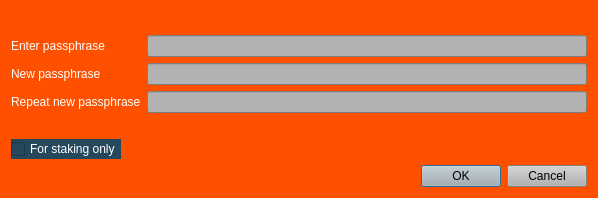
<?xml version="1.0" encoding="UTF-8"?>
<ui version="4.0">
 <class>AskPassphraseDialog</class>
 <widget class="QDialog" name="AskPassphraseDialog">
  <property name="geometry">
   <rect>
    <x>0</x>
    <y>0</y>
    <width>598</width>
    <height>198</height>
   </rect>
  </property>
  <property name="sizePolicy">
   <sizepolicy hsizetype="Preferred" vsizetype="Minimum">
    <horstretch>0</horstretch>
    <verstretch>0</verstretch>
   </sizepolicy>
  </property>
  <property name="minimumSize">
   <size>
    <width>550</width>
    <height>0</height>
   </size>
  </property>
  <property name="palette">
   <palette>
    <active>
     <colorrole role="WindowText">
      <brush brushstyle="SolidPattern">
       <color alpha="255">
        <red>255</red>
        <green>255</green>
        <blue>255</blue>
       </color>
      </brush>
     </colorrole>
     <colorrole role="Button">
      <brush brushstyle="SolidPattern">
       <color alpha="255">
        <red>255</red>
        <green>255</green>
        <blue>255</blue>
       </color>
      </brush>
     </colorrole>
     <colorrole role="Light">
      <brush brushstyle="SolidPattern">
       <color alpha="255">
        <red>207</red>
        <green>207</green>
        <blue>207</blue>
       </color>
      </brush>
     </colorrole>
     <colorrole role="Midlight">
      <brush brushstyle="SolidPattern">
       <color alpha="255">
        <red>172</red>
        <green>172</green>
        <blue>172</blue>
       </color>
      </brush>
     </colorrole>
     <colorrole role="Dark">
      <brush brushstyle="SolidPattern">
       <color alpha="255">
        <red>69</red>
        <green>69</green>
        <blue>69</blue>
       </color>
      </brush>
     </colorrole>
     <colorrole role="Mid">
      <brush brushstyle="SolidPattern">
       <color alpha="255">
        <red>92</red>
        <green>92</green>
        <blue>92</blue>
       </color>
      </brush>
     </colorrole>
     <colorrole role="Text">
      <brush brushstyle="SolidPattern">
       <color alpha="255">
        <red>255</red>
        <green>255</green>
        <blue>255</blue>
       </color>
      </brush>
     </colorrole>
     <colorrole role="BrightText">
      <brush brushstyle="SolidPattern">
       <color alpha="255">
        <red>255</red>
        <green>255</green>
        <blue>255</blue>
       </color>
      </brush>
     </colorrole>
     <colorrole role="ButtonText">
      <brush brushstyle="SolidPattern">
       <color alpha="255">
        <red>0</red>
        <green>0</green>
        <blue>0</blue>
       </color>
      </brush>
     </colorrole>
     <colorrole role="Base">
      <brush brushstyle="SolidPattern">
       <color alpha="255">
        <red>255</red>
        <green>80</green>
        <blue>0</blue>
       </color>
      </brush>
     </colorrole>
     <colorrole role="Window">
      <brush brushstyle="SolidPattern">
       <color alpha="255">
        <red>255</red>
        <green>80</green>
        <blue>0</blue>
       </color>
      </brush>
     </colorrole>
     <colorrole role="Shadow">
      <brush brushstyle="SolidPattern">
       <color alpha="255">
        <red>0</red>
        <green>0</green>
        <blue>0</blue>
       </color>
      </brush>
     </colorrole>
     <colorrole role="AlternateBase">
      <brush brushstyle="SolidPattern">
       <color alpha="255">
        <red>255</red>
        <green>80</green>
        <blue>0</blue>
       </color>
      </brush>
     </colorrole>
     <colorrole role="NoRole">
      <brush brushstyle="SolidPattern">
       <color alpha="255">
        <red>255</red>
        <green>80</green>
        <blue>0</blue>
       </color>
      </brush>
     </colorrole>
     <colorrole role="ToolTipBase">
      <brush brushstyle="SolidPattern">
       <color alpha="255">
        <red>255</red>
        <green>80</green>
        <blue>0</blue>
       </color>
      </brush>
     </colorrole>
     <colorrole role="ToolTipText">
      <brush brushstyle="SolidPattern">
       <color alpha="255">
        <red>255</red>
        <green>255</green>
        <blue>255</blue>
       </color>
      </brush>
     </colorrole>
    </active>
    <inactive>
     <colorrole role="WindowText">
      <brush brushstyle="SolidPattern">
       <color alpha="255">
        <red>255</red>
        <green>255</green>
        <blue>255</blue>
       </color>
      </brush>
     </colorrole>
     <colorrole role="Button">
      <brush brushstyle="SolidPattern">
       <color alpha="255">
        <red>255</red>
        <green>255</green>
        <blue>255</blue>
       </color>
      </brush>
     </colorrole>
     <colorrole role="Light">
      <brush brushstyle="SolidPattern">
       <color alpha="255">
        <red>207</red>
        <green>207</green>
        <blue>207</blue>
       </color>
      </brush>
     </colorrole>
     <colorrole role="Midlight">
      <brush brushstyle="SolidPattern">
       <color alpha="255">
        <red>172</red>
        <green>172</green>
        <blue>172</blue>
       </color>
      </brush>
     </colorrole>
     <colorrole role="Dark">
      <brush brushstyle="SolidPattern">
       <color alpha="255">
        <red>69</red>
        <green>69</green>
        <blue>69</blue>
       </color>
      </brush>
     </colorrole>
     <colorrole role="Mid">
      <brush brushstyle="SolidPattern">
       <color alpha="255">
        <red>92</red>
        <green>92</green>
        <blue>92</blue>
       </color>
      </brush>
     </colorrole>
     <colorrole role="Text">
      <brush brushstyle="SolidPattern">
       <color alpha="255">
        <red>255</red>
        <green>255</green>
        <blue>255</blue>
       </color>
      </brush>
     </colorrole>
     <colorrole role="BrightText">
      <brush brushstyle="SolidPattern">
       <color alpha="255">
        <red>255</red>
        <green>255</green>
        <blue>255</blue>
       </color>
      </brush>
     </colorrole>
     <colorrole role="ButtonText">
      <brush brushstyle="SolidPattern">
       <color alpha="255">
        <red>0</red>
        <green>0</green>
        <blue>0</blue>
       </color>
      </brush>
     </colorrole>
     <colorrole role="Base">
      <brush brushstyle="SolidPattern">
       <color alpha="255">
        <red>255</red>
        <green>80</green>
        <blue>0</blue>
       </color>
      </brush>
     </colorrole>
     <colorrole role="Window">
      <brush brushstyle="SolidPattern">
       <color alpha="255">
        <red>255</red>
        <green>80</green>
        <blue>0</blue>
       </color>
      </brush>
     </colorrole>
     <colorrole role="Shadow">
      <brush brushstyle="SolidPattern">
       <color alpha="255">
        <red>0</red>
        <green>0</green>
        <blue>0</blue>
       </color>
      </brush>
     </colorrole>
     <colorrole role="AlternateBase">
      <brush brushstyle="SolidPattern">
       <color alpha="255">
        <red>255</red>
        <green>80</green>
        <blue>0</blue>
       </color>
      </brush>
     </colorrole>
     <colorrole role="NoRole">
      <brush brushstyle="SolidPattern">
       <color alpha="255">
        <red>255</red>
        <green>80</green>
        <blue>0</blue>
       </color>
      </brush>
     </colorrole>
     <colorrole role="ToolTipBase">
      <brush brushstyle="SolidPattern">
       <color alpha="255">
        <red>255</red>
        <green>80</green>
        <blue>0</blue>
       </color>
      </brush>
     </colorrole>
     <colorrole role="ToolTipText">
      <brush brushstyle="SolidPattern">
       <color alpha="255">
        <red>255</red>
        <green>255</green>
        <blue>255</blue>
       </color>
      </brush>
     </colorrole>
    </inactive>
    <disabled>
     <colorrole role="WindowText">
      <brush brushstyle="SolidPattern">
       <color alpha="255">
        <red>69</red>
        <green>69</green>
        <blue>69</blue>
       </color>
      </brush>
     </colorrole>
     <colorrole role="Button">
      <brush brushstyle="SolidPattern">
       <color alpha="255">
        <red>255</red>
        <green>255</green>
        <blue>255</blue>
       </color>
      </brush>
     </colorrole>
     <colorrole role="Light">
      <brush brushstyle="SolidPattern">
       <color alpha="255">
        <red>207</red>
        <green>207</green>
        <blue>207</blue>
       </color>
      </brush>
     </colorrole>
     <colorrole role="Midlight">
      <brush brushstyle="SolidPattern">
       <color alpha="255">
        <red>172</red>
        <green>172</green>
        <blue>172</blue>
       </color>
      </brush>
     </colorrole>
     <colorrole role="Dark">
      <brush brushstyle="SolidPattern">
       <color alpha="255">
        <red>69</red>
        <green>69</green>
        <blue>69</blue>
       </color>
      </brush>
     </colorrole>
     <colorrole role="Mid">
      <brush brushstyle="SolidPattern">
       <color alpha="255">
        <red>92</red>
        <green>92</green>
        <blue>92</blue>
       </color>
      </brush>
     </colorrole>
     <colorrole role="Text">
      <brush brushstyle="SolidPattern">
       <color alpha="255">
        <red>69</red>
        <green>69</green>
        <blue>69</blue>
       </color>
      </brush>
     </colorrole>
     <colorrole role="BrightText">
      <brush brushstyle="SolidPattern">
       <color alpha="255">
        <red>255</red>
        <green>255</green>
        <blue>255</blue>
       </color>
      </brush>
     </colorrole>
     <colorrole role="ButtonText">
      <brush brushstyle="SolidPattern">
       <color alpha="255">
        <red>69</red>
        <green>69</green>
        <blue>69</blue>
       </color>
      </brush>
     </colorrole>
     <colorrole role="Base">
      <brush brushstyle="SolidPattern">
       <color alpha="255">
        <red>255</red>
        <green>80</green>
        <blue>0</blue>
       </color>
      </brush>
     </colorrole>
     <colorrole role="Window">
      <brush brushstyle="SolidPattern">
       <color alpha="255">
        <red>255</red>
        <green>80</green>
        <blue>0</blue>
       </color>
      </brush>
     </colorrole>
     <colorrole role="Shadow">
      <brush brushstyle="SolidPattern">
       <color alpha="255">
        <red>0</red>
        <green>0</green>
        <blue>0</blue>
       </color>
      </brush>
     </colorrole>
     <colorrole role="AlternateBase">
      <brush brushstyle="SolidPattern">
       <color alpha="255">
        <red>255</red>
        <green>80</green>
        <blue>0</blue>
       </color>
      </brush>
     </colorrole>
     <colorrole role="NoRole">
      <brush brushstyle="SolidPattern">
       <color alpha="255">
        <red>255</red>
        <green>80</green>
        <blue>0</blue>
       </color>
      </brush>
     </colorrole>
     <colorrole role="ToolTipBase">
      <brush brushstyle="SolidPattern">
       <color alpha="255">
        <red>255</red>
        <green>80</green>
        <blue>0</blue>
       </color>
      </brush>
     </colorrole>
     <colorrole role="ToolTipText">
      <brush brushstyle="SolidPattern">
       <color alpha="255">
        <red>255</red>
        <green>255</green>
        <blue>255</blue>
       </color>
      </brush>
     </colorrole>
    </disabled>
   </palette>
  </property>
  <property name="windowTitle">
   <string>Passphrase Dialog</string>
  </property>
  <property name="autoFillBackground">
   <bool>true</bool>
  </property>
  <layout class="QVBoxLayout" name="verticalLayout">
   <item>
    <widget class="QLabel" name="warningLabel">
     <property name="textFormat">
      <enum>Qt::RichText</enum>
     </property>
     <property name="wordWrap">
      <bool>true</bool>
     </property>
    </widget>
   </item>
   <item>
    <layout class="QFormLayout" name="formLayout">
     <property name="fieldGrowthPolicy">
      <enum>QFormLayout::AllNonFixedFieldsGrow</enum>
     </property>
     <item row="0" column="0">
      <widget class="QLabel" name="passLabel1">
       <property name="text">
        <string>&lt;html&gt;&lt;head/&gt;&lt;body&gt;&lt;p&gt;&lt;span style=&quot; color:#ffffff;&quot;&gt;Enter passphrase&lt;/span&gt;&lt;/p&gt;&lt;/body&gt;&lt;/html&gt;</string>
       </property>
      </widget>
     </item>
     <item row="0" column="1">
      <widget class="QLineEdit" name="passEdit1">
       <property name="palette">
        <palette>
         <active>
          <colorrole role="WindowText">
           <brush brushstyle="SolidPattern">
            <color alpha="255">
             <red>255</red>
             <green>255</green>
             <blue>255</blue>
            </color>
           </brush>
          </colorrole>
          <colorrole role="Button">
           <brush brushstyle="SolidPattern">
            <color alpha="255">
             <red>178</red>
             <green>178</green>
             <blue>178</blue>
            </color>
           </brush>
          </colorrole>
          <colorrole role="Text">
           <brush brushstyle="SolidPattern">
            <color alpha="255">
             <red>255</red>
             <green>255</green>
             <blue>255</blue>
            </color>
           </brush>
          </colorrole>
          <colorrole role="ButtonText">
           <brush brushstyle="SolidPattern">
            <color alpha="255">
             <red>255</red>
             <green>255</green>
             <blue>255</blue>
            </color>
           </brush>
          </colorrole>
          <colorrole role="Base">
           <brush brushstyle="SolidPattern">
            <color alpha="255">
             <red>178</red>
             <green>178</green>
             <blue>178</blue>
            </color>
           </brush>
          </colorrole>
          <colorrole role="Window">
           <brush brushstyle="SolidPattern">
            <color alpha="255">
             <red>178</red>
             <green>178</green>
             <blue>178</blue>
            </color>
           </brush>
          </colorrole>
          <colorrole role="Shadow">
           <brush brushstyle="SolidPattern">
            <color alpha="255">
             <red>90</red>
             <green>104</green>
             <blue>118</blue>
            </color>
           </brush>
          </colorrole>
          <colorrole role="ToolTipText">
           <brush brushstyle="SolidPattern">
            <color alpha="255">
             <red>255</red>
             <green>255</green>
             <blue>255</blue>
            </color>
           </brush>
          </colorrole>
         </active>
         <inactive>
          <colorrole role="WindowText">
           <brush brushstyle="SolidPattern">
            <color alpha="255">
             <red>255</red>
             <green>255</green>
             <blue>255</blue>
            </color>
           </brush>
          </colorrole>
          <colorrole role="Button">
           <brush brushstyle="SolidPattern">
            <color alpha="255">
             <red>178</red>
             <green>178</green>
             <blue>178</blue>
            </color>
           </brush>
          </colorrole>
          <colorrole role="Text">
           <brush brushstyle="SolidPattern">
            <color alpha="255">
             <red>255</red>
             <green>255</green>
             <blue>255</blue>
            </color>
           </brush>
          </colorrole>
          <colorrole role="ButtonText">
           <brush brushstyle="SolidPattern">
            <color alpha="255">
             <red>255</red>
             <green>255</green>
             <blue>255</blue>
            </color>
           </brush>
          </colorrole>
          <colorrole role="Base">
           <brush brushstyle="SolidPattern">
            <color alpha="255">
             <red>178</red>
             <green>178</green>
             <blue>178</blue>
            </color>
           </brush>
          </colorrole>
          <colorrole role="Window">
           <brush brushstyle="SolidPattern">
            <color alpha="255">
             <red>178</red>
             <green>178</green>
             <blue>178</blue>
            </color>
           </brush>
          </colorrole>
          <colorrole role="Shadow">
           <brush brushstyle="SolidPattern">
            <color alpha="255">
             <red>90</red>
             <green>104</green>
             <blue>118</blue>
            </color>
           </brush>
          </colorrole>
          <colorrole role="ToolTipText">
           <brush brushstyle="SolidPattern">
            <color alpha="255">
             <red>255</red>
             <green>255</green>
             <blue>255</blue>
            </color>
           </brush>
          </colorrole>
         </inactive>
         <disabled>
          <colorrole role="WindowText">
           <brush brushstyle="SolidPattern">
            <color alpha="255">
             <red>255</red>
             <green>255</green>
             <blue>255</blue>
            </color>
           </brush>
          </colorrole>
          <colorrole role="Button">
           <brush brushstyle="SolidPattern">
            <color alpha="255">
             <red>178</red>
             <green>178</green>
             <blue>178</blue>
            </color>
           </brush>
          </colorrole>
          <colorrole role="Text">
           <brush brushstyle="SolidPattern">
            <color alpha="255">
             <red>255</red>
             <green>255</green>
             <blue>255</blue>
            </color>
           </brush>
          </colorrole>
          <colorrole role="ButtonText">
           <brush brushstyle="SolidPattern">
            <color alpha="255">
             <red>255</red>
             <green>255</green>
             <blue>255</blue>
            </color>
           </brush>
          </colorrole>
          <colorrole role="Base">
           <brush brushstyle="SolidPattern">
            <color alpha="255">
             <red>178</red>
             <green>178</green>
             <blue>178</blue>
            </color>
           </brush>
          </colorrole>
          <colorrole role="Window">
           <brush brushstyle="SolidPattern">
            <color alpha="255">
             <red>178</red>
             <green>178</green>
             <blue>178</blue>
            </color>
           </brush>
          </colorrole>
          <colorrole role="Shadow">
           <brush brushstyle="SolidPattern">
            <color alpha="255">
             <red>90</red>
             <green>104</green>
             <blue>118</blue>
            </color>
           </brush>
          </colorrole>
          <colorrole role="ToolTipText">
           <brush brushstyle="SolidPattern">
            <color alpha="255">
             <red>255</red>
             <green>255</green>
             <blue>255</blue>
            </color>
           </brush>
          </colorrole>
         </disabled>
        </palette>
       </property>
       <property name="autoFillBackground">
        <bool>false</bool>
       </property>
       <property name="styleSheet">
        <string notr="true">background-color: rgb(178, 178, 178);
color: rgb(255,255,255);</string>
       </property>
       <property name="echoMode">
        <enum>QLineEdit::Password</enum>
       </property>
      </widget>
     </item>
     <item row="1" column="0">
      <widget class="QLabel" name="passLabel2">
       <property name="text">
        <string>&lt;html&gt;&lt;head/&gt;&lt;body&gt;&lt;p&gt;&lt;span style=&quot; color:#ffffff;&quot;&gt;New passphrase&lt;/span&gt;&lt;/p&gt;&lt;/body&gt;&lt;/html&gt;</string>
       </property>
      </widget>
     </item>
     <item row="1" column="1">
      <widget class="QLineEdit" name="passEdit2">
       <property name="palette">
        <palette>
         <active>
          <colorrole role="WindowText">
           <brush brushstyle="SolidPattern">
            <color alpha="255">
             <red>255</red>
             <green>255</green>
             <blue>255</blue>
            </color>
           </brush>
          </colorrole>
          <colorrole role="Button">
           <brush brushstyle="SolidPattern">
            <color alpha="255">
             <red>178</red>
             <green>178</green>
             <blue>178</blue>
            </color>
           </brush>
          </colorrole>
          <colorrole role="Text">
           <brush brushstyle="SolidPattern">
            <color alpha="255">
             <red>255</red>
             <green>255</green>
             <blue>255</blue>
            </color>
           </brush>
          </colorrole>
          <colorrole role="ButtonText">
           <brush brushstyle="SolidPattern">
            <color alpha="255">
             <red>255</red>
             <green>255</green>
             <blue>255</blue>
            </color>
           </brush>
          </colorrole>
          <colorrole role="Base">
           <brush brushstyle="SolidPattern">
            <color alpha="255">
             <red>178</red>
             <green>178</green>
             <blue>178</blue>
            </color>
           </brush>
          </colorrole>
          <colorrole role="Window">
           <brush brushstyle="SolidPattern">
            <color alpha="255">
             <red>178</red>
             <green>178</green>
             <blue>178</blue>
            </color>
           </brush>
          </colorrole>
          <colorrole role="Shadow">
           <brush brushstyle="SolidPattern">
            <color alpha="255">
             <red>90</red>
             <green>104</green>
             <blue>118</blue>
            </color>
           </brush>
          </colorrole>
         </active>
         <inactive>
          <colorrole role="WindowText">
           <brush brushstyle="SolidPattern">
            <color alpha="255">
             <red>255</red>
             <green>255</green>
             <blue>255</blue>
            </color>
           </brush>
          </colorrole>
          <colorrole role="Button">
           <brush brushstyle="SolidPattern">
            <color alpha="255">
             <red>178</red>
             <green>178</green>
             <blue>178</blue>
            </color>
           </brush>
          </colorrole>
          <colorrole role="Text">
           <brush brushstyle="SolidPattern">
            <color alpha="255">
             <red>255</red>
             <green>255</green>
             <blue>255</blue>
            </color>
           </brush>
          </colorrole>
          <colorrole role="ButtonText">
           <brush brushstyle="SolidPattern">
            <color alpha="255">
             <red>255</red>
             <green>255</green>
             <blue>255</blue>
            </color>
           </brush>
          </colorrole>
          <colorrole role="Base">
           <brush brushstyle="SolidPattern">
            <color alpha="255">
             <red>178</red>
             <green>178</green>
             <blue>178</blue>
            </color>
           </brush>
          </colorrole>
          <colorrole role="Window">
           <brush brushstyle="SolidPattern">
            <color alpha="255">
             <red>178</red>
             <green>178</green>
             <blue>178</blue>
            </color>
           </brush>
          </colorrole>
          <colorrole role="Shadow">
           <brush brushstyle="SolidPattern">
            <color alpha="255">
             <red>90</red>
             <green>104</green>
             <blue>118</blue>
            </color>
           </brush>
          </colorrole>
         </inactive>
         <disabled>
          <colorrole role="WindowText">
           <brush brushstyle="SolidPattern">
            <color alpha="255">
             <red>255</red>
             <green>255</green>
             <blue>255</blue>
            </color>
           </brush>
          </colorrole>
          <colorrole role="Button">
           <brush brushstyle="SolidPattern">
            <color alpha="255">
             <red>178</red>
             <green>178</green>
             <blue>178</blue>
            </color>
           </brush>
          </colorrole>
          <colorrole role="Text">
           <brush brushstyle="SolidPattern">
            <color alpha="255">
             <red>255</red>
             <green>255</green>
             <blue>255</blue>
            </color>
           </brush>
          </colorrole>
          <colorrole role="ButtonText">
           <brush brushstyle="SolidPattern">
            <color alpha="255">
             <red>255</red>
             <green>255</green>
             <blue>255</blue>
            </color>
           </brush>
          </colorrole>
          <colorrole role="Base">
           <brush brushstyle="SolidPattern">
            <color alpha="255">
             <red>178</red>
             <green>178</green>
             <blue>178</blue>
            </color>
           </brush>
          </colorrole>
          <colorrole role="Window">
           <brush brushstyle="SolidPattern">
            <color alpha="255">
             <red>178</red>
             <green>178</green>
             <blue>178</blue>
            </color>
           </brush>
          </colorrole>
          <colorrole role="Shadow">
           <brush brushstyle="SolidPattern">
            <color alpha="255">
             <red>90</red>
             <green>104</green>
             <blue>118</blue>
            </color>
           </brush>
          </colorrole>
         </disabled>
        </palette>
       </property>
       <property name="autoFillBackground">
        <bool>false</bool>
       </property>
       <property name="styleSheet">
        <string notr="true">background-color: rgb(178, 178, 178);
color: rgb(255,255,255);</string>
       </property>
       <property name="echoMode">
        <enum>QLineEdit::Password</enum>
       </property>
      </widget>
     </item>
     <item row="2" column="0">
      <widget class="QLabel" name="passLabel3">
       <property name="text">
        <string>&lt;html&gt;&lt;head/&gt;&lt;body&gt;&lt;p&gt;&lt;span style=&quot; color:#ffffff;&quot;&gt;Repeat new passphrase&lt;/span&gt;&lt;/p&gt;&lt;/body&gt;&lt;/html&gt;</string>
       </property>
      </widget>
     </item>
     <item row="2" column="1">
      <widget class="QLineEdit" name="passEdit3">
       <property name="palette">
        <palette>
         <active>
          <colorrole role="WindowText">
           <brush brushstyle="SolidPattern">
            <color alpha="255">
             <red>255</red>
             <green>255</green>
             <blue>255</blue>
            </color>
           </brush>
          </colorrole>
          <colorrole role="Button">
           <brush brushstyle="SolidPattern">
            <color alpha="255">
             <red>178</red>
             <green>178</green>
             <blue>178</blue>
            </color>
           </brush>
          </colorrole>
          <colorrole role="Text">
           <brush brushstyle="SolidPattern">
            <color alpha="255">
             <red>255</red>
             <green>255</green>
             <blue>255</blue>
            </color>
           </brush>
          </colorrole>
          <colorrole role="ButtonText">
           <brush brushstyle="SolidPattern">
            <color alpha="255">
             <red>255</red>
             <green>255</green>
             <blue>255</blue>
            </color>
           </brush>
          </colorrole>
          <colorrole role="Base">
           <brush brushstyle="SolidPattern">
            <color alpha="255">
             <red>178</red>
             <green>178</green>
             <blue>178</blue>
            </color>
           </brush>
          </colorrole>
          <colorrole role="Window">
           <brush brushstyle="SolidPattern">
            <color alpha="255">
             <red>178</red>
             <green>178</green>
             <blue>178</blue>
            </color>
           </brush>
          </colorrole>
          <colorrole role="Shadow">
           <brush brushstyle="SolidPattern">
            <color alpha="255">
             <red>90</red>
             <green>104</green>
             <blue>118</blue>
            </color>
           </brush>
          </colorrole>
         </active>
         <inactive>
          <colorrole role="WindowText">
           <brush brushstyle="SolidPattern">
            <color alpha="255">
             <red>255</red>
             <green>255</green>
             <blue>255</blue>
            </color>
           </brush>
          </colorrole>
          <colorrole role="Button">
           <brush brushstyle="SolidPattern">
            <color alpha="255">
             <red>178</red>
             <green>178</green>
             <blue>178</blue>
            </color>
           </brush>
          </colorrole>
          <colorrole role="Text">
           <brush brushstyle="SolidPattern">
            <color alpha="255">
             <red>255</red>
             <green>255</green>
             <blue>255</blue>
            </color>
           </brush>
          </colorrole>
          <colorrole role="ButtonText">
           <brush brushstyle="SolidPattern">
            <color alpha="255">
             <red>255</red>
             <green>255</green>
             <blue>255</blue>
            </color>
           </brush>
          </colorrole>
          <colorrole role="Base">
           <brush brushstyle="SolidPattern">
            <color alpha="255">
             <red>178</red>
             <green>178</green>
             <blue>178</blue>
            </color>
           </brush>
          </colorrole>
          <colorrole role="Window">
           <brush brushstyle="SolidPattern">
            <color alpha="255">
             <red>178</red>
             <green>178</green>
             <blue>178</blue>
            </color>
           </brush>
          </colorrole>
          <colorrole role="Shadow">
           <brush brushstyle="SolidPattern">
            <color alpha="255">
             <red>90</red>
             <green>104</green>
             <blue>118</blue>
            </color>
           </brush>
          </colorrole>
         </inactive>
         <disabled>
          <colorrole role="WindowText">
           <brush brushstyle="SolidPattern">
            <color alpha="255">
             <red>255</red>
             <green>255</green>
             <blue>255</blue>
            </color>
           </brush>
          </colorrole>
          <colorrole role="Button">
           <brush brushstyle="SolidPattern">
            <color alpha="255">
             <red>178</red>
             <green>178</green>
             <blue>178</blue>
            </color>
           </brush>
          </colorrole>
          <colorrole role="Text">
           <brush brushstyle="SolidPattern">
            <color alpha="255">
             <red>255</red>
             <green>255</green>
             <blue>255</blue>
            </color>
           </brush>
          </colorrole>
          <colorrole role="ButtonText">
           <brush brushstyle="SolidPattern">
            <color alpha="255">
             <red>255</red>
             <green>255</green>
             <blue>255</blue>
            </color>
           </brush>
          </colorrole>
          <colorrole role="Base">
           <brush brushstyle="SolidPattern">
            <color alpha="255">
             <red>178</red>
             <green>178</green>
             <blue>178</blue>
            </color>
           </brush>
          </colorrole>
          <colorrole role="Window">
           <brush brushstyle="SolidPattern">
            <color alpha="255">
             <red>178</red>
             <green>178</green>
             <blue>178</blue>
            </color>
           </brush>
          </colorrole>
          <colorrole role="Shadow">
           <brush brushstyle="SolidPattern">
            <color alpha="255">
             <red>90</red>
             <green>104</green>
             <blue>118</blue>
            </color>
           </brush>
          </colorrole>
         </disabled>
        </palette>
       </property>
       <property name="autoFillBackground">
        <bool>false</bool>
       </property>
       <property name="styleSheet">
        <string notr="true">background-color: rgb(178, 178, 178);
color: rgb(255,255,255);</string>
       </property>
       <property name="echoMode">
        <enum>QLineEdit::Password</enum>
       </property>
      </widget>
     </item>
     <item row="3" column="1">
      <widget class="QLabel" name="capsLabel">
       <property name="font">
        <font>
         <weight>75</weight>
         <bold>true</bold>
        </font>
       </property>
       <property name="text">
        <string/>
       </property>
       <property name="alignment">
        <set>Qt::AlignCenter</set>
       </property>
      </widget>
     </item>
     <item row="4" column="0">
      <widget class="QCheckBox" name="stakingCheckBox">
       <property name="enabled">
        <bool>true</bool>
       </property>
       <property name="visible">
        <bool>true</bool>
       </property>
       <property name="toolTip">
        <string>Serves to disable the trivial sendmoney when OS account compromised. Provides no real security.</string>
       </property>
       <property name="styleSheet">
        <string notr="true">background-color: rgb(37, 72, 92);
color: rgb(255, 255, 255);</string>
       </property>
       <property name="text">
        <string>For staking only</string>
       </property>
      </widget>
     </item>
    </layout>
   </item>
   <item>
    <widget class="QDialogButtonBox" name="buttonBox">
     <property name="palette">
      <palette>
       <active>
        <colorrole role="Button">
         <brush brushstyle="SolidPattern">
          <color alpha="255">
           <red>178</red>
           <green>178</green>
           <blue>178</blue>
          </color>
         </brush>
        </colorrole>
        <colorrole role="ButtonText">
         <brush brushstyle="SolidPattern">
          <color alpha="255">
           <red>255</red>
           <green>255</green>
           <blue>255</blue>
          </color>
         </brush>
        </colorrole>
        <colorrole role="Base">
         <brush brushstyle="SolidPattern">
          <color alpha="255">
           <red>178</red>
           <green>178</green>
           <blue>178</blue>
          </color>
         </brush>
        </colorrole>
        <colorrole role="Window">
         <brush brushstyle="SolidPattern">
          <color alpha="255">
           <red>178</red>
           <green>178</green>
           <blue>178</blue>
          </color>
         </brush>
        </colorrole>
        <colorrole role="Highlight">
         <brush brushstyle="SolidPattern">
          <color alpha="255">
           <red>240</red>
           <green>119</green>
           <blue>70</blue>
          </color>
         </brush>
        </colorrole>
       </active>
       <inactive>
        <colorrole role="Button">
         <brush brushstyle="SolidPattern">
          <color alpha="255">
           <red>178</red>
           <green>178</green>
           <blue>178</blue>
          </color>
         </brush>
        </colorrole>
        <colorrole role="ButtonText">
         <brush brushstyle="SolidPattern">
          <color alpha="255">
           <red>255</red>
           <green>255</green>
           <blue>255</blue>
          </color>
         </brush>
        </colorrole>
        <colorrole role="Base">
         <brush brushstyle="SolidPattern">
          <color alpha="255">
           <red>178</red>
           <green>178</green>
           <blue>178</blue>
          </color>
         </brush>
        </colorrole>
        <colorrole role="Window">
         <brush brushstyle="SolidPattern">
          <color alpha="255">
           <red>178</red>
           <green>178</green>
           <blue>178</blue>
          </color>
         </brush>
        </colorrole>
        <colorrole role="Highlight">
         <brush brushstyle="SolidPattern">
          <color alpha="255">
           <red>178</red>
           <green>178</green>
           <blue>178</blue>
          </color>
         </brush>
        </colorrole>
       </inactive>
       <disabled>
        <colorrole role="Button">
         <brush brushstyle="SolidPattern">
          <color alpha="255">
           <red>178</red>
           <green>178</green>
           <blue>178</blue>
          </color>
         </brush>
        </colorrole>
        <colorrole role="ButtonText">
         <brush brushstyle="SolidPattern">
          <color alpha="255">
           <red>138</red>
           <green>138</green>
           <blue>138</blue>
          </color>
         </brush>
        </colorrole>
        <colorrole role="Base">
         <brush brushstyle="SolidPattern">
          <color alpha="255">
           <red>178</red>
           <green>178</green>
           <blue>178</blue>
          </color>
         </brush>
        </colorrole>
        <colorrole role="Window">
         <brush brushstyle="SolidPattern">
          <color alpha="255">
           <red>178</red>
           <green>178</green>
           <blue>178</blue>
          </color>
         </brush>
        </colorrole>
        <colorrole role="Highlight">
         <brush brushstyle="SolidPattern">
          <color alpha="255">
           <red>178</red>
           <green>178</green>
           <blue>178</blue>
          </color>
         </brush>
        </colorrole>
       </disabled>
      </palette>
     </property>
     <property name="autoFillBackground">
      <bool>false</bool>
     </property>
     <property name="styleSheet">
      <string notr="true">background-color: rgb(178, 178, 178);</string>
     </property>
     <property name="orientation">
      <enum>Qt::Horizontal</enum>
     </property>
     <property name="standardButtons">
      <set>QDialogButtonBox::Cancel|QDialogButtonBox::Ok</set>
     </property>
    </widget>
   </item>
  </layout>
 </widget>
 <resources/>
 <connections>
  <connection>
   <sender>buttonBox</sender>
   <signal>accepted()</signal>
   <receiver>AskPassphraseDialog</receiver>
   <slot>accept()</slot>
   <hints>
    <hint type="sourcelabel">
     <x>248</x>
     <y>254</y>
    </hint>
    <hint type="destinationlabel">
     <x>157</x>
     <y>274</y>
    </hint>
   </hints>
  </connection>
  <connection>
   <sender>buttonBox</sender>
   <signal>rejected()</signal>
   <receiver>AskPassphraseDialog</receiver>
   <slot>reject()</slot>
   <hints>
    <hint type="sourcelabel">
     <x>316</x>
     <y>260</y>
    </hint>
    <hint type="destinationlabel">
     <x>286</x>
     <y>274</y>
    </hint>
   </hints>
  </connection>
 </connections>
</ui>
